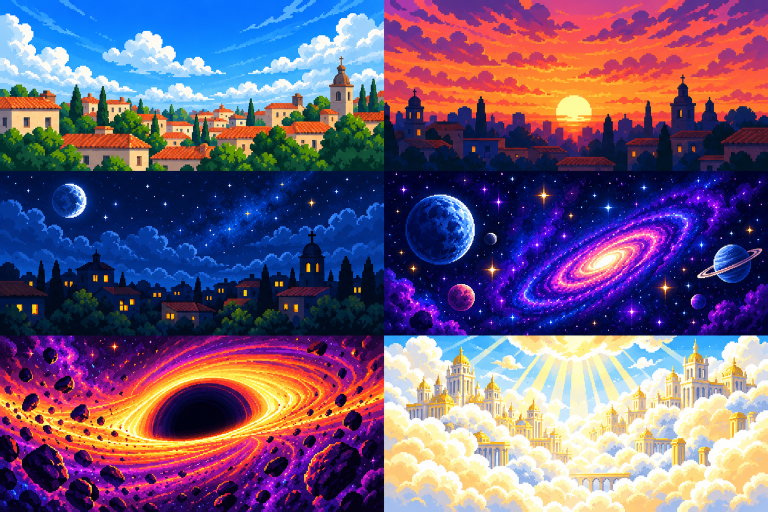
#> input picture assets/art/environment-v2/exteriores-v2.png, 1536 x 1024 px (shown at 1/2 size)
$ python make_exteriores.py
#> lines starting #> are read from the running program, lines starting #| are printed output that depends on the picture; after the words box and inside, x2 and y2 are one past the last pixel; in counts of white or black regions, pixels touching at a corner belong together
### tools/art/vendedor.py
"""El vendedor de la tienda en pixel art, convertido desde la ilustración original (shop-salesman-v1.png).

Respeta el dibujo original (decisión del autor): se reduce a la grilla lógica (720×450) con la mediana
de cada celda, se aplana la textura de foto con un suavizado que conserva los bordes, y cada zona (cara,
pelo, manos, traje, camisa, corbata, gemelo) se pinta con su propia paleta corta sacada de los colores
del original. Después se quitan las manchas sueltas (fuera de ojos, cejas, nariz, boca y arrugas) y se
marca el contorno. No se redibujan rasgos: a mano solo se repone el brillo de las pupilas y el blanco
del ojo iluminado, que la reducción borra. Las siluetas se calcaron del original sobre grillas ampliadas.
"""
from __future__ import annotations

import numpy as np
from PIL import Image
from scipy import ndimage

from pixel_lib import poly_mask, edge_of, clean_labels

SRC = "assets/art/shop-salesman-v1.png"
W, H = 720, 450

# ---------- siluetas calcadas del original (coordenadas lógicas)
HEAD_P = [(102, 147), (100, 144), (97, 140), (93, 137), (90, 133), (87, 130), (85, 125), (84, 120), (84, 115),
          (86, 110), (89, 107), (92, 104), (96, 101), (99, 97), (102, 92), (104, 87), (106, 81), (110, 72),
          (115, 65), (120, 59), (125, 54), (130, 50), (135, 48), (140, 46), (145, 45), (150, 44), (160, 43),
          (170, 44), (180, 44), (190, 47), (195, 49), (200, 53), (205, 57), (210, 63), (213, 69), (216, 74),
          (218, 79), (221, 84), (223, 88), (224, 94), (223, 99), (221, 103), (218, 106), (217, 112), (215, 116),
          (212, 120), (211, 126), (210, 131), (205, 136), (201, 141), (199, 145), (197, 150), (194, 155),
          (191, 160), (187, 165), (183, 170), (179, 175), (174, 180), (169, 185), (163, 190), (150, 196),
          (138, 200), (120, 200), (104, 190), (100, 160)]
# piel de la cara (entradas, sienes, mandíbula y cuello) y oreja; el resto de la cabeza es pelo
FACE_P = [(122, 100), (125, 93), (130, 86), (135, 80), (140, 76), (147, 71), (155, 68), (165, 66), (178, 66),
          (190, 68), (200, 71), (208, 78), (213, 86), (216, 94), (217, 102), (217, 112), (215, 116), (212, 120),
          (211, 126), (210, 131), (205, 136), (201, 141), (199, 145), (197, 150), (194, 155), (191, 160),
          (187, 165), (183, 170), (179, 175), (174, 180), (169, 185), (163, 190), (150, 196), (138, 200),
          (120, 200), (104, 190), (102, 170), (106, 150), (110, 144), (116, 140), (121, 132)]
EAR_P = [(121, 101), (116, 97), (110, 96), (106, 99), (104, 106), (104, 116), (106, 125), (109, 131), (114, 135),
         (119, 135), (121, 128)]
SIDEBURN_P = [(121, 99), (127, 99), (129, 112), (131, 124), (131, 134), (127, 137), (123, 133), (122, 120)]
COLLAR_ROI = [(100, 140), (118, 150), (140, 178), (162, 186), (182, 192), (178, 210), (168, 226), (166, 268),
              (128, 268), (110, 230), (100, 190)]
TIE_ROI = [(138, 186), (164, 186), (168, 200), (162, 210), (166, 250), (166, 272), (148, 276), (130, 266),
           (134, 236), (140, 210), (134, 198)]
HAND_B_ROI = [(140, 280), (150, 266), (170, 258), (186, 248), (204, 247), (210, 262), (232, 274), (252, 280),
              (257, 288), (257, 300), (240, 310), (210, 318), (180, 324), (150, 322), (138, 300)]
CUFF_B_ROI = [(124, 276), (148, 272), (160, 300), (162, 334), (156, 346), (136, 350), (124, 336), (124, 300)]
HAND_A_P = [(252, 105), (256, 103), (259, 106), (260, 112), (259, 120), (258, 128), (257, 138), (256, 146),
            (256, 154), (257, 160), (255, 163), (252, 158), (250, 150), (248, 142), (246, 134), (245, 126),
            (245, 120), (247, 115), (249, 110)]
CUFF_A_P = [(250, 161), (255, 160), (256, 172), (255, 186), (251, 186), (250, 174)]
# zona del traje que en el original tapaba el maletín (abajo a la derecha): se completa con sombra
HIDDEN_P = [(200, 330), (262, 300), (264, 450), (196, 450)]

# zonas de rasgos: ahí no se borran píxeles sueltos
FEATURES = [(150, 96, 216, 118), (154, 108, 186, 132), (186, 114, 212, 138), (170, 106, 198, 162),
            (146, 152, 194, 178), (104, 96, 124, 138), (196, 247, 206, 262), (150, 80, 212, 98),
            (120, 98, 133, 138)]

OUT_DARK = (24, 14, 12)


# [14 lines left out: function grid_median, not called in this run]


def to_lab(c: np.ndarray) -> np.ndarray:
    c = np.asarray(c, float) / 255.0
    c = np.where(c > 0.04045, ((c + 0.055) / 1.055) ** 2.4, c / 12.92)
    x = c @ np.array([0.4124, 0.3576, 0.1805]) / 0.9505
    y = c @ np.array([0.2126, 0.7152, 0.0722])
    z = c @ np.array([0.0193, 0.1192, 0.9505]) / 1.089
    f = np.where(np.stack([x, y, z], -1) > 0.008856, np.cbrt(np.stack([x, y, z], -1)),
                 7.787 * np.stack([x, y, z], -1) + 16 / 116)
    return np.stack([116 * f[..., 1] - 16, 500 * (f[..., 0] - f[..., 1]), 200 * (f[..., 1] - f[..., 2])], -1)


def bilateral(lab: np.ndarray, mask: np.ndarray, r: int = 2, ss: float = 1.3, sr: float = 7.0, iters: int = 2):
    """Suavizado que respeta bordes (solo mezcla píxeles parecidos y de la misma zona)."""
    out = lab.copy()
    for _ in range(iters):
        acc = np.zeros_like(out)
        wsum = np.zeros(out.shape[:2])
        for dy in range(-r, r + 1):
            for dx in range(-r, r + 1):
                sh = np.roll(np.roll(out, dy, 0), dx, 1)
                sm = np.roll(np.roll(mask, dy, 0), dx, 1)
                d2 = ((sh - out) ** 2).sum(-1)
                wgt = np.exp(-(dx * dx + dy * dy) / (2 * ss * ss)) * np.exp(-d2 / (2 * sr * sr)) * sm
                acc += sh * wgt[..., None]
                wsum += wgt
        out = np.where(mask[..., None], acc / np.maximum(wsum, 1e-9)[..., None], out)
    return out


def kmeans(lab: np.ndarray, k: int, seed: int = 3, iters: int = 30) -> np.ndarray:
    rng = np.random.default_rng(seed)
    cent = [lab[rng.integers(len(lab))]]
    for _ in range(1, k):
        d = np.min(((lab[:, None, :] - np.array(cent)[None]) ** 2).sum(-1), 1)
        cent.append(lab[rng.choice(len(lab), p=d / d.sum())])
    cent = np.array(cent)
    for _ in range(iters):
        lbl = np.argmin(((lab[:, None, :] - cent[None]) ** 2).sum(-1), 1)
        for j in range(k):
            if (lbl == j).any():
                cent[j] = lab[lbl == j].mean(0)
    return cent[np.argsort(cent[:, 0])]


def lab_to_rgb(lab: np.ndarray) -> np.ndarray:
    L, a, b = lab[..., 0], lab[..., 1], lab[..., 2]
    fy = (L + 16) / 116
    fx, fz = fy + a / 500, fy - b / 200
    f = np.stack([fx, fy, fz], -1)
    xyz = np.where(f ** 3 > 0.008856, f ** 3, (f - 16 / 116) / 7.787) * np.array([0.9505, 1.0, 1.089])
    m = np.array([[3.2406, -1.5372, -0.4986], [-0.9689, 1.8758, 0.0415], [0.0557, -0.2040, 1.0570]])
    rgb = xyz @ m.T
    rgb = np.where(rgb > 0.0031308, 1.055 * np.power(np.clip(rgb, 0, None), 1 / 2.4) - 0.055, 12.92 * rgb)
    return np.clip(np.round(rgb * 255), 0, 255).astype(np.uint8)


# [51 lines left out: functions feature_mask, regions, not called in this run]


# paletas por zona: cantidad de tonos, suavizado (radio, sigma de color) y tamaño mínimo de mancha
ZONES = {
    "face": (10, 3, 6.5, 6),
    "hair": (6, 1, 7.0, 3),
    "hand_b": (8, 3, 6.5, 5),
    "hand_a": (6, 2, 6.5, 3),
    "suit": (6, 3, 9.0, 10),
    "collar": (5, 2, 6.0, 5),
    "cuff_b": (4, 2, 6.0, 9),
    "cuff_a": (3, 1, 6.0, 2),
    "cufflink": (3, 1, 8.0, 1),
    "tie": (4, 1, 8.0, 3),
}


# [55 lines left out: function convert, not called in this run]


_CACHE: dict = {}


# [11 lines left out: function draw, not called in this run]

### tools/art/pixel_lib.py
"""Paleta y utilidades del pixel art pixel-v3 para los generadores en Python.

Espejo de pixel_lib.gd: luz fija arriba-izquierda, rampas de oscuro a claro, contorno cálido #2a1a14.
Todo se dibuja en la grilla lógica (1 px lógico = 2×2 px de la pantalla de 1440×900).
Requiere Python 3.13 con Pillow, numpy y scipy (los mismos que usa sprite-forge).
"""
from __future__ import annotations

import numpy as np
from PIL import Image, ImageDraw
from scipy import ndimage


def hexc(s: str) -> tuple[int, int, int]:
    return tuple(int(s[i:i + 2], 16) for i in (0, 2, 4))


def ramp(*hexes: str) -> list[tuple[int, int, int]]:
    return [hexc(h) for h in hexes]


OUTLINE = hexc("2a1a14")
# metales y materiales ya aprobados (fases 1-4)
GOLD = ramp("3a2408", "6a420e", "a06a18", "d09a28", "f0c850", "ffe488", "fff8c0")
SILVER = ramp("262c3c", "444c60", "667088", "8c96ac", "b4bece", "dce2ec", "ffffff")
COPPER = ramp("3a1808", "6a3012", "9a4a1e", "c4703a", "e89a5c")
LEATHER = ramp("07070b", "101016", "191921", "24242e", "34343f", "4c4c5a", "7a7a8a")
BLUE = ramp("14285a", "204a9c", "3070d0", "6a9ae8", "b8d0f8")
IVORY = ramp("6b4a2a", "c9a36a", "efe0b8", "fff6dc", "ffffff")
# texturas (nov 2026): cuero cálido del maletín, blanco y celeste de la bandera, pared y zócalo del salón, piel de los retratos
WARMBLK = ramp("0b0807", "1a1210", "28201c", "3a2e28", "50423a", "6e5c4e", "94806c")
CELESTE = ramp("2a5a8a", "4f8cc4", "7cb8e0", "a8d4ee", "cde8f6")
WHITE = ramp("8a98b0", "bcc8d8", "e2e8f0", "f4f7fa", "ffffff")
PANEL = ramp("1c0d07", "33180c", "4d2812", "6a3a18", "8a5222", "a86a2e")
SKIN = ramp("5a2e1c", "8a5232", "b87a4e", "d89c6c", "f0c090")
# salón y mesa
WALL = ramp("2a160c", "43240f", "5e3414", "7c4a1c", "9a6228")
BEAM = ramp("1a0c06", "2e1810", "422212", "5c3318")
CHAIR = ramp("1c0d07", "33180c", "4d2812", "6a3a18")
SHADE = ramp("8a4a10", "c87a18", "f0a828", "ffd060", "fff0a0")
LEAF = ramp("0e2a14", "1a4a22", "2c6a30", "4a8c3c")
FRAME = hexc("c08a30")
FRAME_DK = hexc("6a3e12")
PAPER = hexc("d8c8a0")
WOOD = ramp("3b1608", "6e2f10", "9c4a16", "c4661f", "e08a32")
NAVY = ramp("0a1430", "0f2048", "163060")
PANO = ramp("2a0a12", "6e1424", "8c1c2e", "a62838")


# [6 lines left out: function hash2, not called in this run]


class Canvas:
    """Lienzo RGBA en la grilla lógica, con las primitivas que usan los generadores."""

    # [12 lines left out: functions __init__, put, not called in this run]

    def get(self, x: int, y: int):
        return tuple(int(v) for v in self.a[y, x, :3])

    # [5 lines left out: function rect, not called in this run]

    def fill(self, mask: np.ndarray, c) -> None:
        self.a[mask, :3] = c[:3]
        self.a[mask, 3] = 255

    def hline(self, x0: int, x1: int, y: int, c) -> None:
        for x in range(min(x0, x1), max(x0, x1) + 1):
            self.put(x, y, c)

    def vline(self, x: int, y0: int, y1: int, c) -> None:
        for y in range(min(y0, y1), max(y0, y1) + 1):
            self.put(x, y, c)

    def line(self, x0: int, y0: int, x1: int, y1: int, c) -> None:
        for x, y in bresenham(x0, y0, x1, y1):
            self.put(x, y, c)

    def polyline(self, pts, c) -> None:
        for (x0, y0), (x1, y1) in zip(pts, pts[1:]):
            self.line(x0, y0, x1, y1, c)

    # [11 lines left out: function blit, not called in this run]

    def mask_of(self) -> np.ndarray:
        return self.a[..., 3] > 0

    def image(self) -> Image.Image:
        return Image.fromarray(self.a, "RGBA")

    # [28 lines left out: functions save, bresenham, poly_mask, not called in this run]


def ellipse_mask(w: int, h: int, cx: float, cy: float, rx: float, ry: float) -> np.ndarray:
    yy, xx = np.mgrid[0:h, 0:w]
    return ((xx + 0.5 - cx) / rx) ** 2 + ((yy + 0.5 - cy) / ry) ** 2 <= 1.0


# [4 lines left out: function edge_of, not called in this run]


def clean_labels(labels: np.ndarray, mask: np.ndarray, min_size: int = 4, passes: int = 2) -> np.ndarray:
    """Limpia un mapa de tonos: absorbe islas chicas en el tono vecino más común y suaviza
    los bordes con una mayoría 3×3 (sin ruido de 1 px, regla de la biblia de píxel)."""
    out = labels.copy()
    vals = np.unique(out[mask])
    for _ in range(passes):
        # islas chicas
        for v in vals:
            lab, n = ndimage.label((out == v) & mask)
            if n == 0:
                continue
            sizes = ndimage.sum(np.ones_like(lab), lab, range(1, n + 1))
            for i, s in enumerate(sizes, 1):
                if s >= min_size:
                    continue
                isl = lab == i
                ring = ndimage.binary_dilation(isl) & ~isl & mask
                if not ring.any():
                    continue
                neigh = out[ring]
                counts = np.bincount(neigh, minlength=int(vals.max()) + 1)
                counts[v] = 0
                if counts.sum():
                    out[isl] = int(np.argmax(counts))
        # mayoría 3×3 dentro de la máscara
        best = out.copy()
        best_count = np.zeros(out.shape, np.int32)
        for v in vals:
            c = ndimage.uniform_filter(((out == v) & mask).astype(np.float32), 3) * 9
            c = np.rint(c).astype(np.int32)
            take = c > best_count
            best[take] = v
            best_count[take] = c[take]
        keep = best_count >= 5
        out[mask & keep] = best[mask & keep]
    return out


def upscale(img: Image.Image, k: int) -> Image.Image:
    return img.resize((img.width * k, img.height * k), Image.NEAREST)

### tools/art/make_exteriores.py
"""Genera pixel-v3/exteriores-v3.png (Fase 6): los seis exteriores de las ventanas.

Conversión fiel de assets/art/environment-v2/exteriores-v2.png (decisión del autor: se limpia, no se
rediseña). Cada panel se reduce a la grilla lógica del juego (401×110 px lógicos = el panorama de 801×220
px de pantalla), se aplana la textura con un suavizado que respeta bordes y se pinta con una paleta corta
propia del ambiente (k-means en Lab), quitando las manchas de 1 px sin borrar las estrellas.
Atlas: 2 columnas × 3 filas (orden: día, tarde / noche, espacio / agujero negro, cielo). Cada celda mide
402×111: el panel de 401×110 más una columna y una fila repetidas, para que el medio píxel de las ventanas
impares no tome el borde del panel vecino.

Ejecutar:  python tools/art/make_exteriores.py   (escribe también test-results/exteriores-v3-preview.png)
"""
from __future__ import annotations

import os
import sys

import numpy as np
from PIL import Image

sys.path.insert(0, os.path.dirname(os.path.abspath(__file__)))
from pixel_lib import clean_labels, upscale
from vendedor import to_lab, bilateral, kmeans, lab_to_rgb

SRC = "assets/art/environment-v2/exteriores-v2.png"
OUT = "assets/art/pixel-v3/exteriores-v3.png"
CW, CH = 401, 110
# colores por ambiente (cantidad de tonos): el cielo del día pide pocos; la galaxia y el cielo, más
PALETTE_SIZE = {"dia": 20, "tarde": 20, "noche": 18, "espacio": 22, "agujero_negro": 22, "cielo": 22}
# límites reales de los paneles en la hoja original (no son tercios iguales)
ROWS = [0, 342, 671, 1024]
COLS = [0, 768, 1536]
ORDER = ["dia", "tarde", "noche", "espacio", "agujero_negro", "cielo"]


def convert_cell(cell: Image.Image, k: int) -> tuple[np.ndarray, np.ndarray]:
    small = cell.convert("RGB").resize((CW, CH), Image.BOX)
    rgb = np.array(small).astype(np.float64)
    lab = to_lab(rgb)
    full = np.ones((CH, CW), bool)
    sm = bilateral(lab, full, r=2, ss=1.4, sr=8.0, iters=2)
    cent = kmeans(sm.reshape(-1, 3), k)
    idx = np.argmin(((sm.reshape(-1, 1, 3) - cent[None]) ** 2).sum(-1), 1).reshape(CH, CW).astype(np.int32)
    idx = clean_labels(idx, full, min_size=3, passes=1)
    pal = lab_to_rgb(cent)
    out = pal[idx]
    # estrellas y destellos: píxeles claramente más brillantes que su entorno no se borran
    lum = rgb @ np.array([0.299, 0.587, 0.114])
    from scipy import ndimage
    local = ndimage.uniform_filter(lum, 7)
    stars = (lum > local + 70) & (lum > 170)
    # su color se ajusta a la paleta del panel más dos tonos de brillo (blanco y dorado), sin colores sueltos
    extra = np.array([[255, 246, 224], [255, 214, 120]], np.uint8)
    pal2 = np.concatenate([pal, extra])
    d = ((rgb[stars][:, None, :] - pal2[None].astype(float)) ** 2).sum(-1)
    out[stars] = pal2[np.argmin(d, 1)]
    return out, pal2


def main() -> None:
    os.chdir(os.path.join(os.path.dirname(os.path.abspath(__file__)), "..", ".."))
    src = Image.open(SRC).convert("RGB")
#> src is the input picture: PIL image 1536x1024 RGB; mean R, G, B 112.4, 92.6, 124.4
    atlas = np.zeros(((CH + 1) * 3, (CW + 1) * 2, 3), np.uint8)
    for i, name in enumerate(ORDER):
        col, row = i % 2, i // 2
        cell = src.crop((COLS[col], ROWS[row], COLS[col + 1], ROWS[row + 1]))
        out, pal = convert_cell(cell, PALETTE_SIZE[name])
#> after the loop in bilateral, `for _ in range(iters):`:
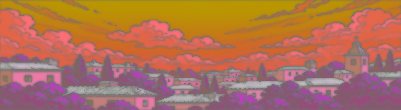
#> acc: shape (110, 401, 3) float64; mean R, G, B 468.3, 16.7, -178.8; drawn with min black and max white
#> after the loop in bilateral, `for _ in range(iters):`: mask: shape (110, 401) bool; every value is 1
#> after the loop in bilateral, `for _ in range(iters):`:
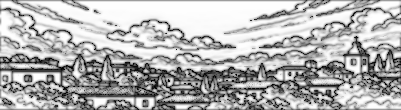
#> wsum: shape (110, 401) float64; min 1, max 10.7, mean 7.77; drawn with min black and max white
#> in kmeans, `cent = [lab[rng.integers(len(lab))]]`: cent = [[46.34, 49.07, 45.94]]
#> after the loop in kmeans, `for _ in range(1, k):`: cent = 20 items, first 6: [46.34, 49.07, 45.94], [55.14, 17.18, -69.07], [20.85, -18.92, 1.76], [87.1, -6.19, -17.89], [64.11, -0.694, -53.83], [86.4, 5.58, 35.19]
#> in kmeans, `cent = np.array(cent)`: cent = 20 rows, first 8: [46.34, 49.07, 45.94], [55.14, 17.18, -69.07], [20.85, -18.92, 1.76], [87.1, -6.19, -17.89], [64.11, -0.694, -53.83], [86.4, 5.58, 35.19], [51.65, -33.34, 53.59], [80.3, -8.16, -29]
#> after the loop in kmeans, `for _ in range(iters):`: cent = 20 rows, first 8: [45.4, 32.9, 32.44], [51.97, 24.41, -74.15], [28.68, -25.35, 9.28], [88.21, -5.47, -15.83], [61.95, 3.97, -57.99], [85.19, 5.21, 36.26], [51.74, -34.7, 51.52], [78.31, -9.37, -30.92]
#> in convert_cell, `cent = kmeans(sm.reshape(-1, 3), k)`: cent = 20 rows, first 8: [19.12, -17.52, 0.892], [20.84, -8.9, -10.34], [28.68, -25.35, 9.28], [38.06, -30.84, 24.84], [41.3, 8.86, -0.879], [43.47, -17.67, -6.24], [45.4, 32.9, 32.44], [51.74, -34.7, 51.52]
#> in convert_cell, `idx = np.argmin(((sm.reshape(-1, 1, 3) - cent[None]) ** 2).sum(-1), 1)..`: idx: shape (110, 401) int32; 20 distinct labels, from 0 to 19
#> in clean_labels, `vals = np.unique(out[mask])`: vals = 20 values from 0 to 19
#> after the loop in clean_labels, `for _ in range(passes):`:
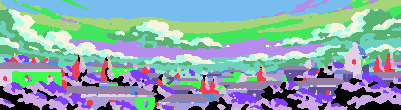
#> best: shape (110, 401) int32; 20 distinct labels, from 0 to 19; one colour per label, 0 black
#> after the loop in clean_labels, `for _ in range(passes):`:
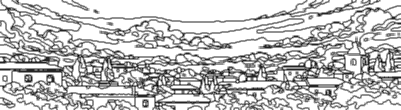
#> best_count: shape (110, 401) int32; min 2, max 9, mean 7.37; drawn with min black and max white
#> after the loop in clean_labels, `for _ in range(passes):`:
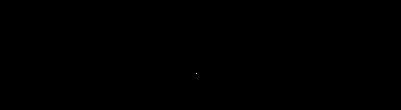
#> isl: shape (110, 401) bool; 0% white in thin lines or dots, all inside (x1, y1, x2, y2) = (196, 73, 197, 74)
#> after the loop in clean_labels, `for _ in range(passes):`:
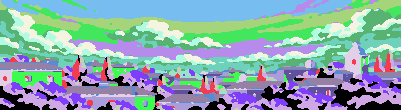
#> out: shape (110, 401) int32; 20 distinct labels, from 0 to 19; one colour per label, 0 black
#> in lab_to_rgb, `L, a, b = lab[..., 0], lab[..., 1], lab[..., 2]`: L = 20 values from 19.12 to 96.96; a = 20 values, max 50.22 at index 9, min -34.7 at index 7, mean -0.148; b = 20 values, max 53.27 at index 9, min -74.15 at index 8, mean -3.67
#> in lab_to_rgb, `fy = (L + 16) / 116`: fy = 20 values from 0.303 to 0.974
#> in lab_to_rgb, `fx, fz = fy + a / 500, fy - b / 200`: fx = 20 values, max 0.971 at index 19, min 0.268 at index 0, mean 0.632; fz = 20 values, max 0.978 at index 18, min 0.298 at index 0, mean 0.651
#> in lab_to_rgb, `f = np.stack([fx, fy, fz], -1)`: f = 20 rows, first 8: [0.268, 0.303, 0.298], [0.3, 0.318, 0.369], [0.334, 0.385, 0.339], [0.404, 0.466, 0.342], [0.512, 0.494, 0.498], [0.477, 0.513, 0.544], [0.595, 0.529, 0.367], [0.515, 0.584, 0.326]
#> in lab_to_rgb, `xyz = np.where(f ** 3 > 0.008856, f ** 3, (f - 16 / 116) / 7.787) * np..`: xyz = 20 rows, first 8: [0.0182, 0.0278, 0.0289], [0.0256, 0.032, 0.0548], [0.0356, 0.0571, 0.0423], [0.0629, 0.101, 0.0435], [0.127, 0.121, 0.135], [0.103, 0.135, 0.175], [0.2, 0.148, 0.0539], [0.129, 0.199, 0.0378]
#> in lab_to_rgb, `rgb = xyz @ m.T`: rgb = 20 rows, first 8: [0.00203, 0.0356, 0.0259], [0.0064, 0.0376, 0.0529], [0.00629, 0.0745, 0.0351], [0.0264, 0.131, 0.0288], [0.16, 0.108, 0.125], [0.0405, 0.16, 0.163], [0.394, 0.0863, 0.0379], [0.0946, 0.25, 0.0066]
#> in lab_to_rgb, `rgb = np.where(rgb > 0.0031308, 1.055 * np.power(np.clip(rgb, 0, None)..`: rgb = 20 rows, first 8: [0.0263, 0.208, 0.175], [0.0736, 0.214, 0.255], [0.0726, 0.302, 0.206], [0.177, 0.397, 0.186], [0.437, 0.363, 0.389], [0.222, 0.436, 0.441], [0.661, 0.325, 0.215], [0.34, 0.537, 0.0752]
#> in convert_cell, `pal = lab_to_rgb(cent)`: pal = 20 rows, first 8: [7, 53, 45], [19, 55, 65], [19, 77, 53], [45, 101, 47], [111, 93, 99], [57, 111, 112], [169, 83, 55], [87, 137, 19]
#> in convert_cell, `stars = (lum > local + 70) & (lum > 170)`: stars: shape (110, 401) bool; 0.49% white in thin lines or dots, all inside (x1, y1, x2, y2) = (8, 9, 394, 108)
#> in convert_cell, `pal2 = np.concatenate([pal, extra])`: pal2 = 22 rows, first 8: [7, 53, 45], [19, 55, 65], [19, 77, 53], [45, 101, 47], [111, 93, 99], [57, 111, 112], [169, 83, 55], [87, 137, 19]
#> in convert_cell, `out[stars] = pal2[np.argmin(d, 1)]`: out: shape (110, 401, 3); mean of channels 0, 1, 2 98.7, 144.3, 172.3
#> pal has the same summary as pal2 in convert_cell
        padded = np.pad(out, ((0, 1), (0, 1), (0, 0)), mode="edge")
        atlas[row * (CH + 1):(row + 1) * (CH + 1), col * (CW + 1):(col + 1) * (CW + 1)] = padded
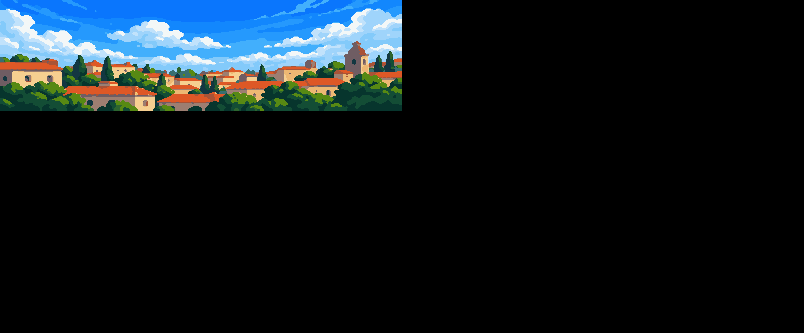
#> atlas: shape (333, 804, 3); mean of channels 0, 1, 2 16.4, 24, 28.5; drawn as R, G, B
        print(name, "colores:", len({tuple(p) for p in out.reshape(-1, 3).tolist()}))
#| dia colores: 22
    img = Image.fromarray(atlas)
    os.makedirs(os.path.dirname(OUT), exist_ok=True)
    img.save(OUT)
    os.makedirs("test-results", exist_ok=True)
    upscale(img, 2).save("test-results/exteriores-v3-preview.png")
    print("ok", img.size)
#| ok (804, 333)


if __name__ == "__main__":
    main()
